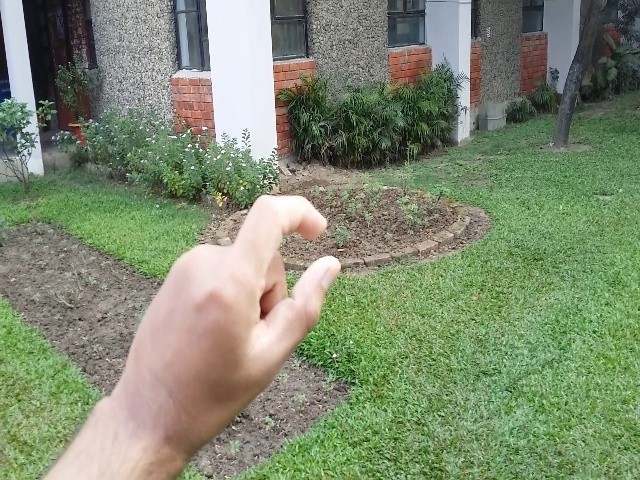
#> input picture train/TI1K_IMAGE_0009.jpg, 640 x 480 px; its folder holds only this picture in this run
$ python annotate.py
#> lines starting #> are read from the running program, lines starting #| are printed output that depends on the picture
import os
import cv2

size = 0


def mouse_callback(event, x, y, flags, param):
    global size
    global image
    global line
    if event == 1:
        image = cv2.circle(image, (x, y), 12, (0, 255, 0), -1)
        line = line + ' ' + str(x / size) + ' ' + str(y / size)
        cv2.imshow('ROI selector', image)


folder_name = '../train/'

for image_name in os.listdir(folder_name):
    line = ''
    line = line + image_name
    image = cv2.imread(folder_name + image_name)
#> image is the input picture: shape (480, 640, 3); mean B, G, R 112.6, 139.1, 127.6
    size = 612
    image = cv2.resize(image, (size, size))
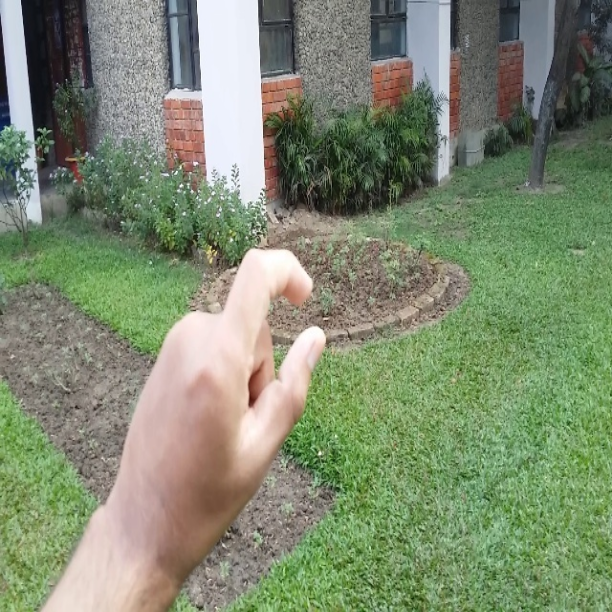
#> image: shape (612, 612, 3); mean B, G, R 112.5, 139, 127.5
#> (the run stopped early here; a loop or call above may not have finished)

$ run again, on train/TI1K_IMAGE_0107.jpg
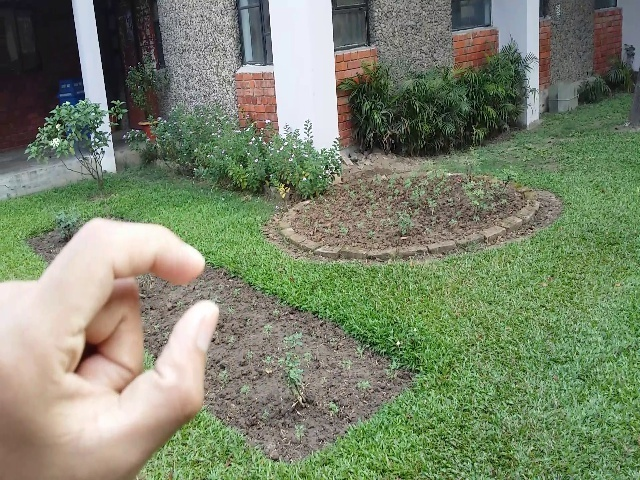
#> input picture train/TI1K_IMAGE_0107.jpg, 640 x 480 px
#> image is the input picture: shape (480, 640, 3); mean B, G, R 107.4, 132.6, 122.4
#> `image = cv2.resize(image, (size, size))`:
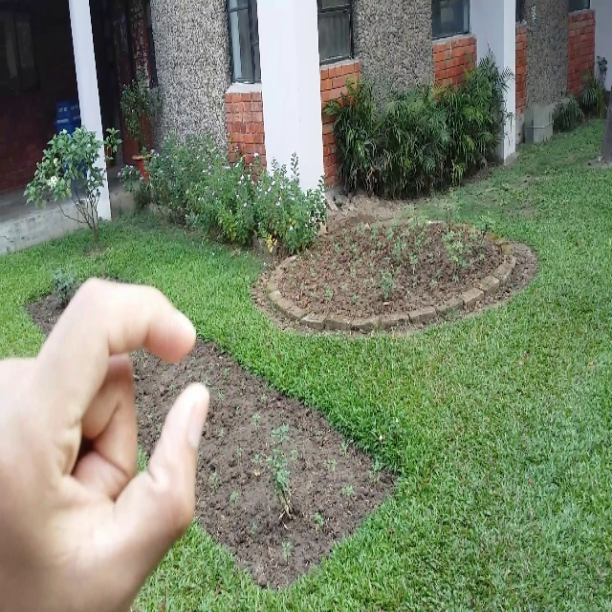
#> image: shape (612, 612, 3); mean B, G, R 107.3, 132.5, 122.3

$ run again, on train/TI1K_IMAGE_0124.jpg
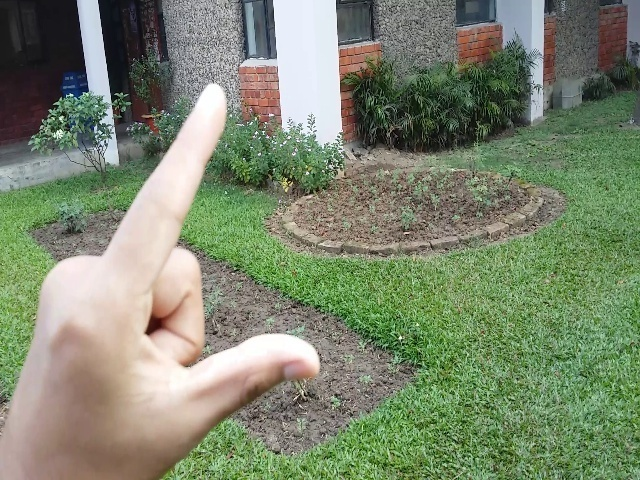
#> input picture train/TI1K_IMAGE_0124.jpg, 640 x 480 px
#> image is the input picture: shape (480, 640, 3); mean B, G, R 110.4, 135.2, 124.6
#> `image = cv2.resize(image, (size, size))`:
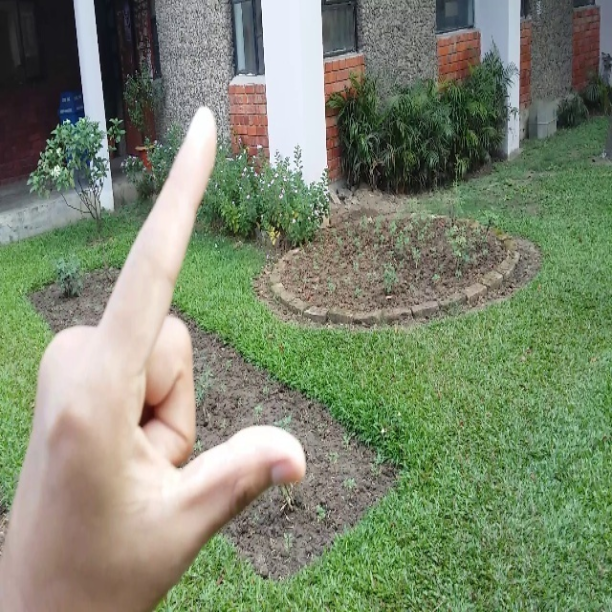
#> image: shape (612, 612, 3); mean B, G, R 110.3, 135.1, 124.5

$ run again, on train/TI1K_IMAGE_0141.jpg
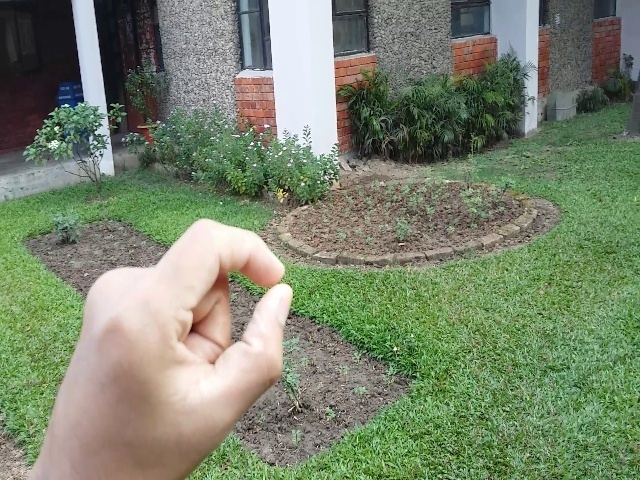
#> input picture train/TI1K_IMAGE_0141.jpg, 640 x 480 px
#> image is the input picture: shape (480, 640, 3); mean B, G, R 108.7, 132.8, 121.6
#> `image = cv2.resize(image, (size, size))`:
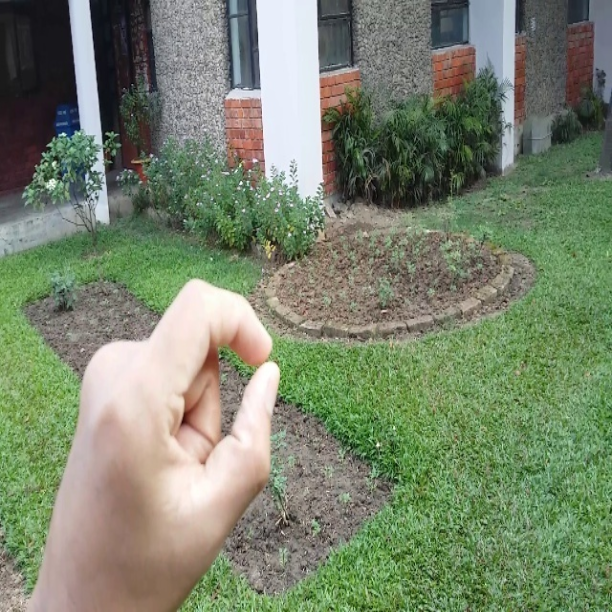
#> image: shape (612, 612, 3); mean B, G, R 108.5, 132.7, 121.5
